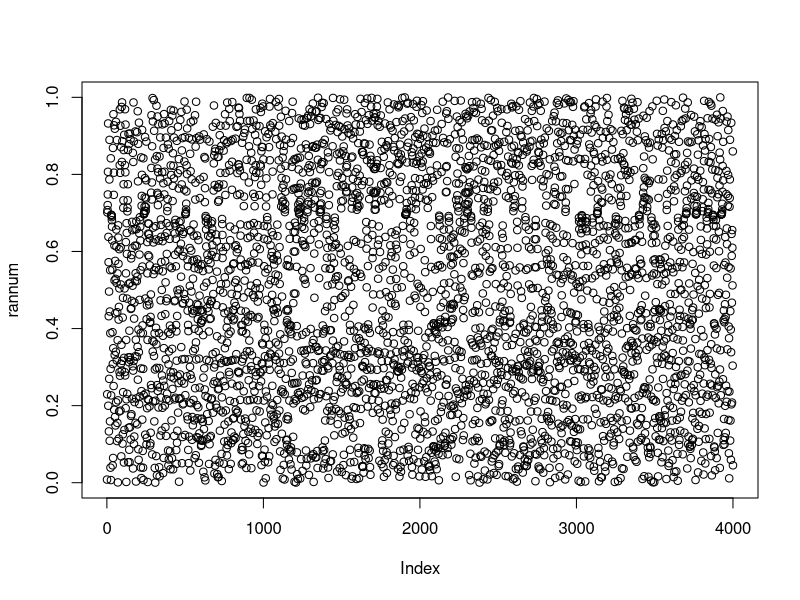
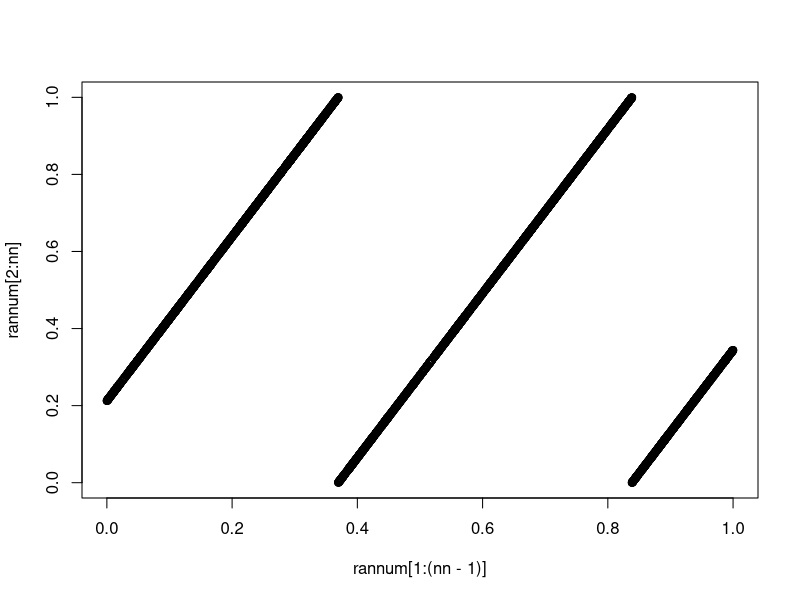
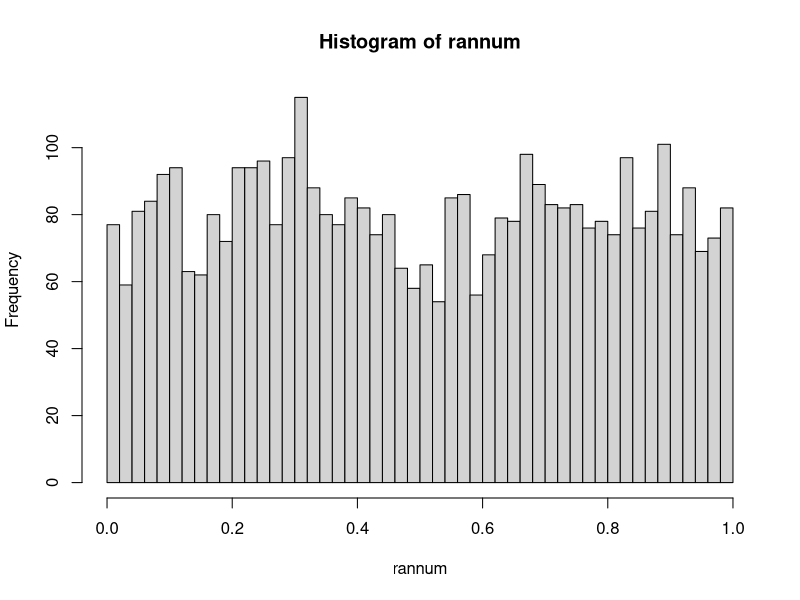
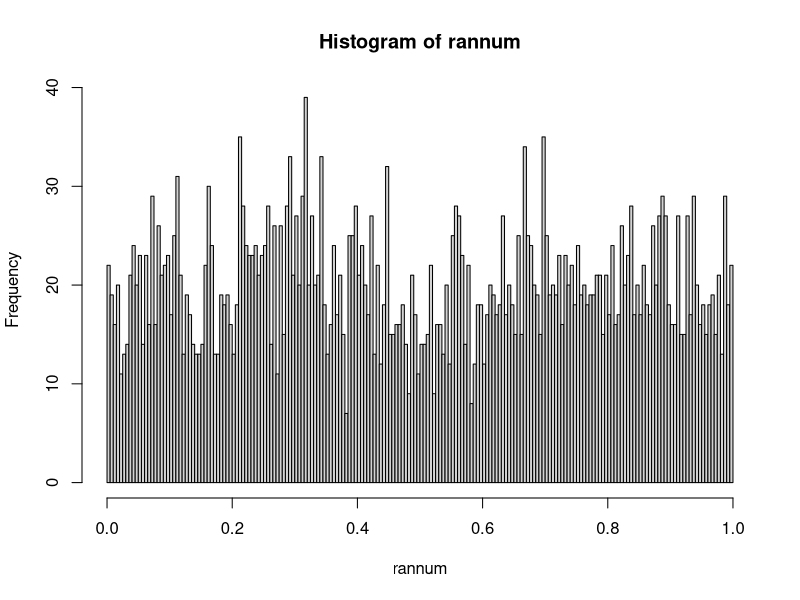
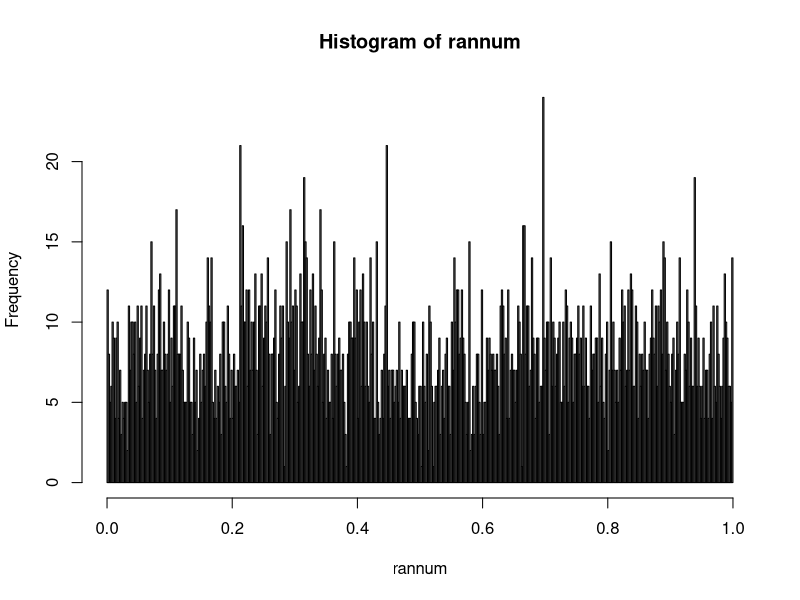
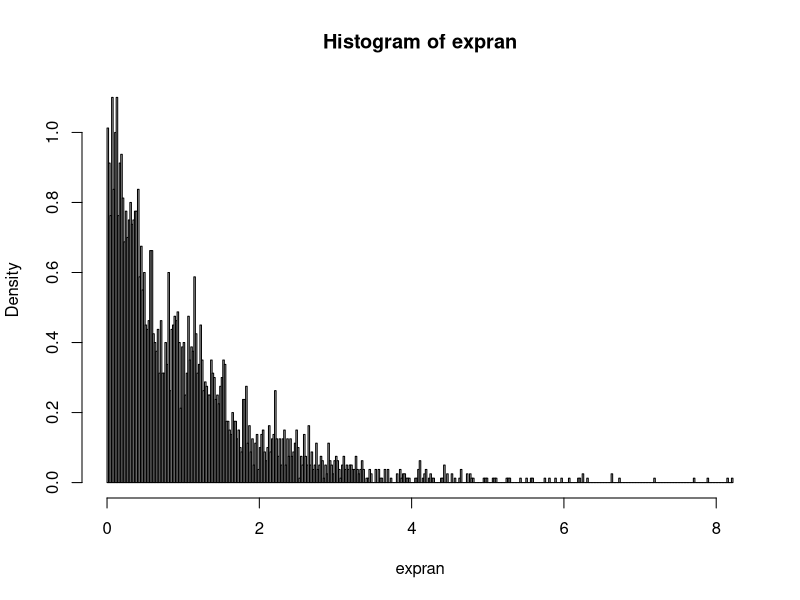
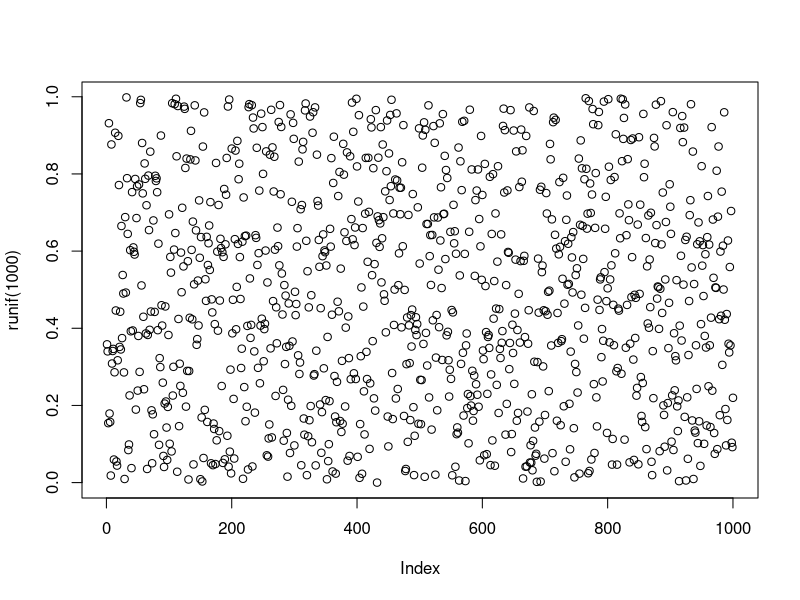
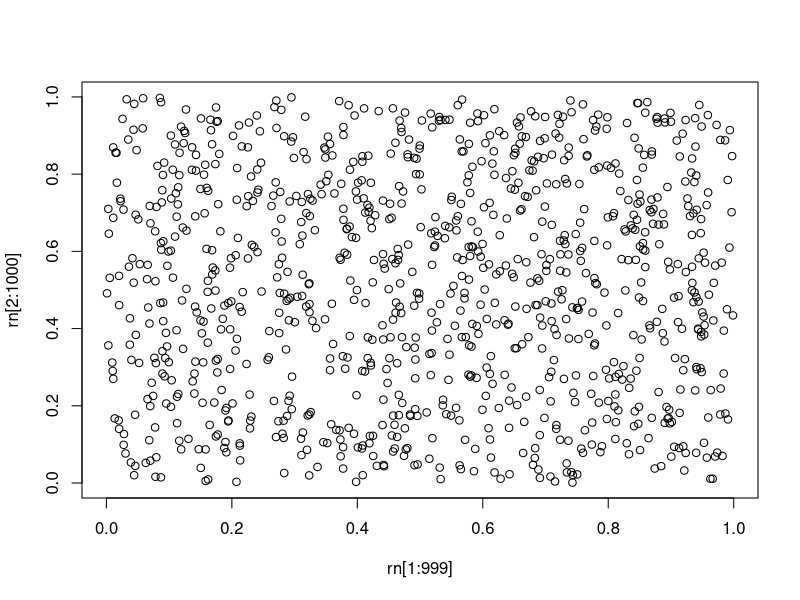

Source code (R) for these figures, in order:
## ---- chunk 1
nn <- 4000  # number of sequence

# starting point
xs <- 1/123  # initial seed value

# multiplier 
mul <- 2.132  # scaling factor

# drift 
dri <- 0.212134  # additive constant

# vector for random numbers and initiation 
rannum <- rep(0, nn)
rannum[1] <- xs

# loop to generate RN
for (i in 2:nn) {
  rannum[i] <- (mul * rannum[i-1] + dri) %% 1
}
## ---- chunk 2
plot(rannum)
## ---- chunk 3
plot(rannum[1:(nn-1)], rannum[2:nn])  # plot dependencies
## ---- chunk 4
hist(rannum, breaks = 60)  # histogram
## ---- chunk 5
disr <- hist(rannum, breaks = 250)  # properties of histogram
## ---- chunk 6
mean(rannum)  # average (to be 0.5 - see lecture)
sd(rannum)^2  # variance (to be 1/12 - see lecture)
## ---- chunk 7
# calculate entropy and average
ent <- 0
danv <- 0
for (i in 1:length(disr$counts)) {
  ptemp <- disr$counts[i] / nn
  ent <- ent - ptemp * log2(ptemp)
  danv <- danv + ptemp * disr$mids[i]  # the mids are the x
}

print(ent)  # depends on binning
print(danv)
## ---- chunk 8
# calculate differential entropy
nbis <- 500
ddisr <- hist(rannum, breaks = nbis)  # properties of histogram
dent <- 0
for (i in 1:length(ddisr$counts)) {
  ptemp <- ddisr$counts[i] / nn / nbis  # note: adjusted for bin width (1/nbis assuming range 1)
  if (ptemp > 0) { dent <- dent - ptemp * log2(ptemp) }
}

print(dent)  # depends on binning
## ---- chunk 9
lambda <- 1  # rate parameter
expran <- -lambda * log(rannum)  # inverse function of exponential
expden <- hist(expran, breaks = 500, freq = FALSE)
## ---- chunk 10
sum(expden$counts) / nn  # check if normalized
sum(expden$counts * expden$mids) / nn  # average by distribution
mean(expran)  # average of numbers
sd(expran)  # standard deviation
## ---- chunk 11
runif(10)  # generate 10 uniform numbers
## ---- chunk 12
plot(runif(1000))
## ---- chunk 13
mean(runif(100000))
## ---- chunk 14
rn <- runif(1000)
plot(rn[1:999], rn[2:1000])
rnhist <- hist(rn, breaks = 30)
## ---- chunk 15
sum(rnhist$counts / 1000)  # check if normalized
barplot(rnhist$counts / 1000)  # plot normalized histogram
plot(density(rn))
## ---- chunk 16
rnhist <- hist(rn, breaks = 100)
rnhist <- hist(rn, breaks = 30)
## ---- chunk 17
rn2 <- 2 * runif(1000)
plot(rn[1:100], ylim = c(0, 2))
points(rn2, col = "red")
## ---- chunk 18
plot(density(rn), xlim = c(0, 3))
lines(density(rn2), col = "red")
## ---- chunk 19
rnsum <- rn + rn2
hist(rnsum)
plot(density(rnsum), ylim = c(0, 2))
## ---- chunk 20
plot(density(rn), ylim = c(0, 2), xlim = c(0, 4))
lines(density(rn2), col = "red")
lines(density(rnsum), col = "blue")
## ---- chunk 21
hist(-log(runif(100000)))
plot(density(-log(runif(1000000))))
## ---- chunk 22
rne <- -log(runif(1000))
rnehist <- hist(rne)
sum(rnehist$counts / 1000)  # check if normalized
barplot(rnehist$counts / 1000)  # plot normalized histogram
## ---- chunk 23
rng <- rnorm(10000, mean = 10, sd = 2)  # with mean 10 and sd 2
plot(rng[1:1000])
rnghist <- hist(rng)
sum(rnghist$counts / 10000)  # check if normalized
barplot(rnghist$counts / 10000)  # plot normalized histogram
## ---- chunk 24
wilcox.test(rng, rn)
t.test(rng, rne)  # assumes normality
## ---- chunk 25
hist(rn)
hist(rng)
hist(rne)
## ---- chunk 26
set.seed(2)
rng2 <- rnorm(1000, mean = 9.5, sd = 2)
plot(rng2[1:100])
points(rng, col = "red")
## ---- chunk 27
plot(density(rng))
lines(density(rng2), col = "red")
## ---- chunk 28
wilcox.test(rng, rng2)
wilcox.test(rng[1:120], rng2[1:120])  # significance depends on sample size
t.test(rng, rng2)
t.test(rng[1:120], rng2[1:120])
